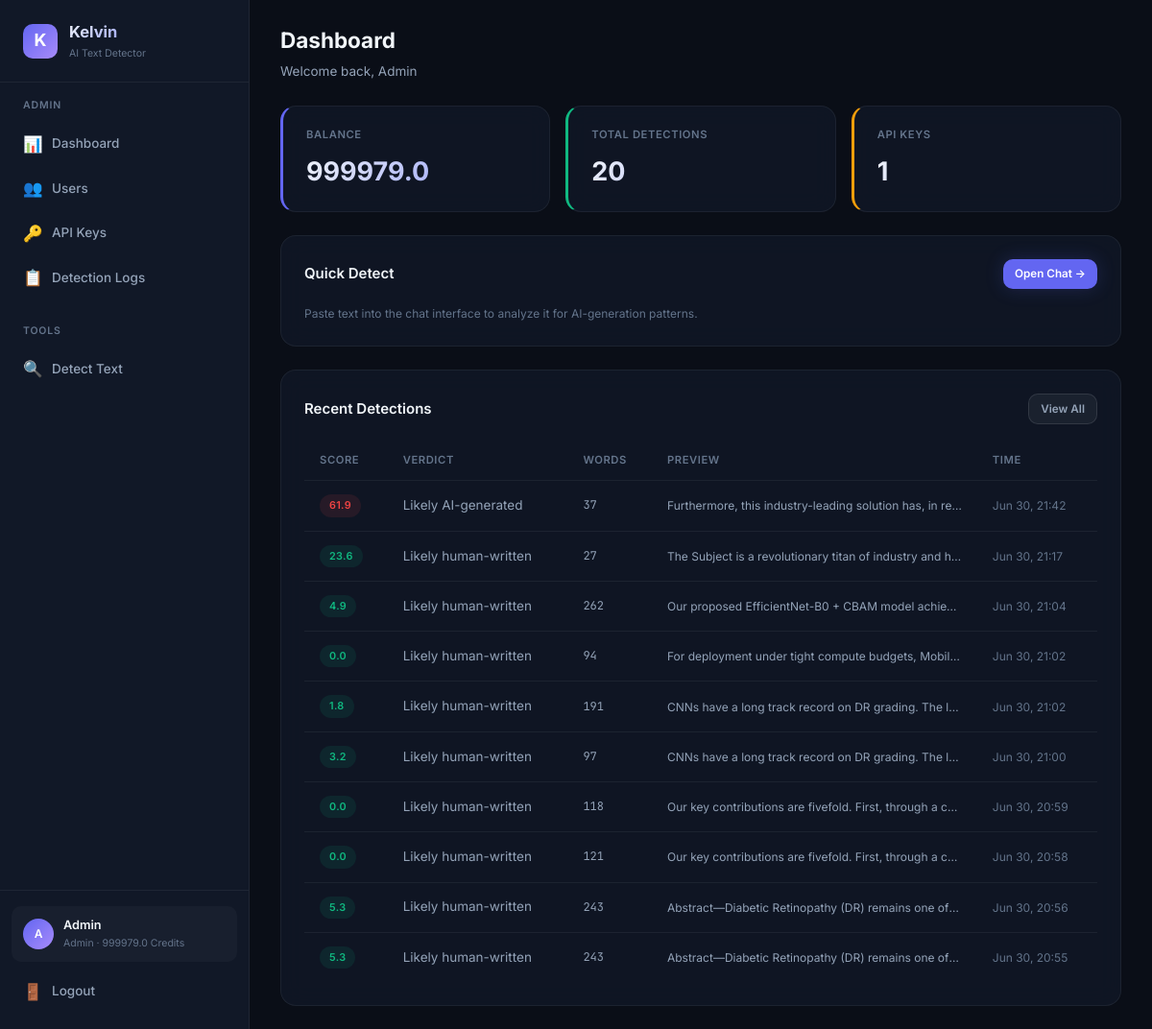
The page /dashboard (signed in) on the database as committed earlier.
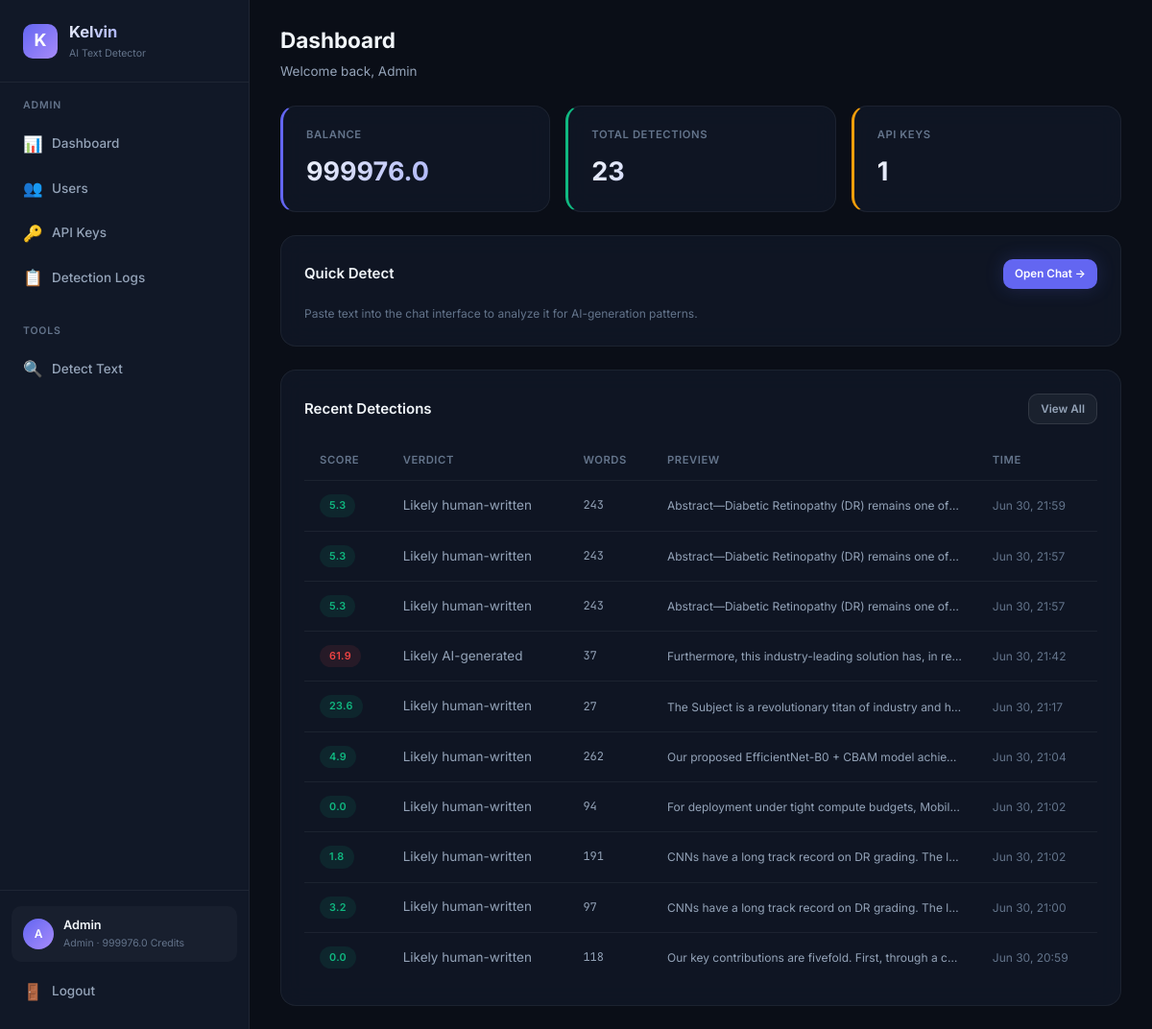
The same page on the database as committed later.
### database.py (models this page shows, shortened)
class User(Base):
    __tablename__ = "users"
    id = Column(Integer, primary_key=True, autoincrement=True)
    email = Column(String(255), unique=True, nullable=False, index=True)
    password_hash = Column(String(255), nullable=False)
    display_name = Column(String(100), nullable=False)
    role = Column(String(20), nullable=False, default="user")  # "admin" or "user"
    balance = Column(Float, nullable=False, default=100.0)
    is_active = Column(Boolean, nullable=False, default=True)
    created_at = Column(DateTime, nullable=False, default=datetime.utcnow)
    api_keys = relationship("APIKeyRecord", back_populates="user", lazy="dynamic")
    detection_logs = relationship("DetectionLog", back_populates="user", lazy="dynamic")
    transactions = relationship("BalanceTransaction", back_populates="user", lazy="dynamic")

class DetectionLog(Base):
    __tablename__ = "detection_logs"
    id = Column(Integer, primary_key=True, autoincrement=True)
    user_id = Column(Integer, ForeignKey("users.id"), nullable=False, index=True)
    api_key_id = Column(Integer, ForeignKey("api_keys.id"), nullable=True)
    input_text = Column(Text, nullable=False)
    output_json = Column(Text, nullable=False)  # JSON string
    score = Column(Float, nullable=True)
    verdict = Column(String(50), nullable=True)
    model_used = Column(String(30), nullable=True)
    cost = Column(Float, nullable=False, default=1.0)
    word_count = Column(Integer, nullable=True)
    ip_address = Column(String(45), nullable=True)
    created_at = Column(DateTime, nullable=False, default=datetime.utcnow)
    user = relationship("User", back_populates="detection_logs")
    api_key = relationship("APIKeyRecord", back_populates="detection_logs")
    __table_args__ = (
        Index("idx_logs_user_created", "user_id", "created_at"),
    )

### detect-ai.py (the view)
@app.get("/dashboard", response_class=HTMLResponse)
async def user_dashboard(request: Request, db: Session = Depends(get_db_session)):
    user = _require_web_user(request, db)
    recent_logs = db.query(DetectionLog).filter(DetectionLog.user_id == user.id).order_by(desc(DetectionLog.created_at)).limit(10).all()
    total_requests = db.query(func.count(DetectionLog.id)).filter(DetectionLog.user_id == user.id).scalar()
    return _render(request, db, "user/dashboard.html", recent_logs=recent_logs, total_requests=total_requests)

### templates/user/dashboard.html (shortened to what this page needs)
{% extends "base.html" %}
{% set active_page = 'user-dashboard' %}
{% block page_header %}
<div class="page-header">
    <h2>Dashboard</h2>
    <p>Welcome back, {{ user.display_name }}</p>
</div>
{% endblock %}
{% block content %}
<div class="stats-grid">
    <div class="stat-card accent">
        <div class="stat-label">Balance</div>
        <div class="stat-value">{{ user.balance | round(1) }}</div>
    </div>
    <div class="stat-card green">
        <div class="stat-label">Total Detections</div>
        <div class="stat-value">{{ total_requests }}</div>
    </div>
    <div class="stat-card yellow">
        <div class="stat-label">API Keys</div>
        <div class="stat-value">{{ user.api_keys.count() }}</div>
    </div>
</div>
<div class="card">
    <div class="card-header">
        <h3>Quick Detect</h3>
        <a href="/dashboard/detect" class="btn btn-primary btn-sm">Open Chat →</a>
    </div>
    <p class="text-muted text-sm">Paste text into the chat interface to analyze it for AI-generation patterns.</p>
</div>
<div class="card mt-24">
    <div class="card-header">
        <h3>Recent Detections</h3>
        <a href="/dashboard/usage" class="btn btn-secondary btn-sm">View All</a>
    </div>
    {% if recent_logs %}
    <div class="table-container">
        <table>
            <thead>
                <tr>
                    <th>Score</th>
                    <th>Verdict</th>
                    <th>Words</th>
                    <th>Preview</th>
                    <th>Time</th>
                </tr>
            </thead>
            <tbody>
                {% for log in recent_logs %}
                <tr>
                    <td>
                        <span class="badge {% if log.score >= 60 %}badge-red{% elif log.score >= 30 %}badge-yellow{% else %}badge-green{% endif %}">
                            {{ log.score | round(1) }}
                        </span>
                    </td>
                    <td>{{ log.verdict or '—' }}</td>
                    <td class="text-mono text-sm">{{ log.word_count or '—' }}</td>
                    <td class="truncate text-sm">{{ log.input_text[:80] }}{% if log.input_text|length > 80 %}...{% endif %}</td>
                    <td class="text-sm text-muted">{{ log.created_at.strftime('%b %d, %H:%M') if log.created_at else '—' }}</td>
                </tr>
                {% endfor %}
            </tbody>
        </table>
    </div>
    {% else %}
    <div class="empty-state">
        <div class="empty-icon">🔍</div>
        <h3>No detections yet</h3>
        <p>Start by analyzing some text in the <a href="/dashboard/detect">Detect</a> page.</p>
    </div>
    {% endif %}
</div>
{% endblock %}

### templates/base.html (shortened to what this page needs)
<!DOCTYPE html>
<html lang="en">
<head>
    <link rel="stylesheet" href="/static/css/style.css?v=6">
</head>
<body>
    {% block body %}
    <div class="app-layout">
        <aside class="sidebar">
            <div class="sidebar-brand">
                <div class="brand-icon">K</div>
                <div>
                    <h1>Kelvin</h1>
                    <div class="brand-version">AI Text Detector</div>
                </div>
            </div>
            <nav class="sidebar-nav">
                {% if user and user.role == 'admin' %}
                <div class="nav-section">
                    <div class="nav-section-title">Admin</div>
                    <a href="/admin/dashboard" class="nav-link {% if active_page == 'admin-dashboard' %}active{% endif %}">
                        <span class="nav-icon">📊</span> Dashboard
                    </a>
                    <a href="/admin/users" class="nav-link {% if active_page == 'admin-users' %}active{% endif %}">
                        <span class="nav-icon">👥</span> Users
                    </a>
                    <a href="/admin/keys" class="nav-link {% if active_page == 'admin-keys' %}active{% endif %}">
                        <span class="nav-icon">🔑</span> API Keys
                    </a>
                    <a href="/admin/logs" class="nav-link {% if active_page == 'admin-logs' %}active{% endif %}">
                        <span class="nav-icon">📋</span> Detection Logs
                    </a>
                </div>
                <div class="nav-section">
                    <div class="nav-section-title">Tools</div>
                    <a href="/dashboard/detect" class="nav-link {% if active_page == 'detect' %}active{% endif %}">
                        <span class="nav-icon">🔍</span> Detect Text
                    </a>
                </div>
                {% endif %}
            </nav>
            {% if user %}
            <div class="sidebar-footer">
                <div class="sidebar-user">
                    <div class="user-avatar">{{ user.display_name[0] | upper }}</div>
                    <div class="user-info">
                        <div class="user-name">{{ user.display_name }}</div>
                        <div class="user-role">{{ user.role }} · {{ user.balance | round(1) }} credits</div>
                    </div>
                </div>
                <a href="/logout" class="nav-link" style="margin-top: 8px;">
                    <span class="nav-icon">🚪</span> Logout
                </a>
            </div>
            {% endif %}
        </aside>
        <main class="main-content">
            {% block page_header %}{% endblock %}
            <div class="page-body">
                {% block content %}{% endblock %}
            </div>
        </main>
    </div>
    {% endblock %}
</body>
</html>

Rows that differ between the two databases and show on the page:
no longer on this page (row unchanged): DetectionLog: score "0.0", verdict "Likely human-written", word_count "121", input_text "Our key contributions are fivefold. First, through a c…", created_at "Jun 30, 20:58"
no longer on this page (row unchanged): DetectionLog: score "5.3", verdict "Likely human-written", word_count "243", input_text "Abstract—Diabetic Retinopathy (DR) remains one of…", created_at "Jun 30, 20:56"
no longer on this page (row unchanged): DetectionLog: score "5.3", verdict "Likely human-written", word_count "243", input_text "Abstract—Diabetic Retinopathy (DR) remains one of…", created_at "Jun 30, 20:55"
changed User "Admin": balance "999979.0" → "999976.0"
added DetectionLog: score "5.3", verdict "Likely human-written", word_count "243", input_text "Abstract—Diabetic Retinopathy (DR) remains one of…", created_at "Jun 30, 21:59"
added DetectionLog: score "5.3", verdict "Likely human-written", word_count "243", input_text "Abstract—Diabetic Retinopathy (DR) remains one of…", created_at "Jun 30, 21:57"
added DetectionLog: score "5.3", verdict "Likely human-written", word_count "243", input_text "Abstract—Diabetic Retinopathy (DR) remains one of…", created_at "Jun 30, 21:57"
Other text that changed with them:
{{ total_requests }}: "20" → "23"
